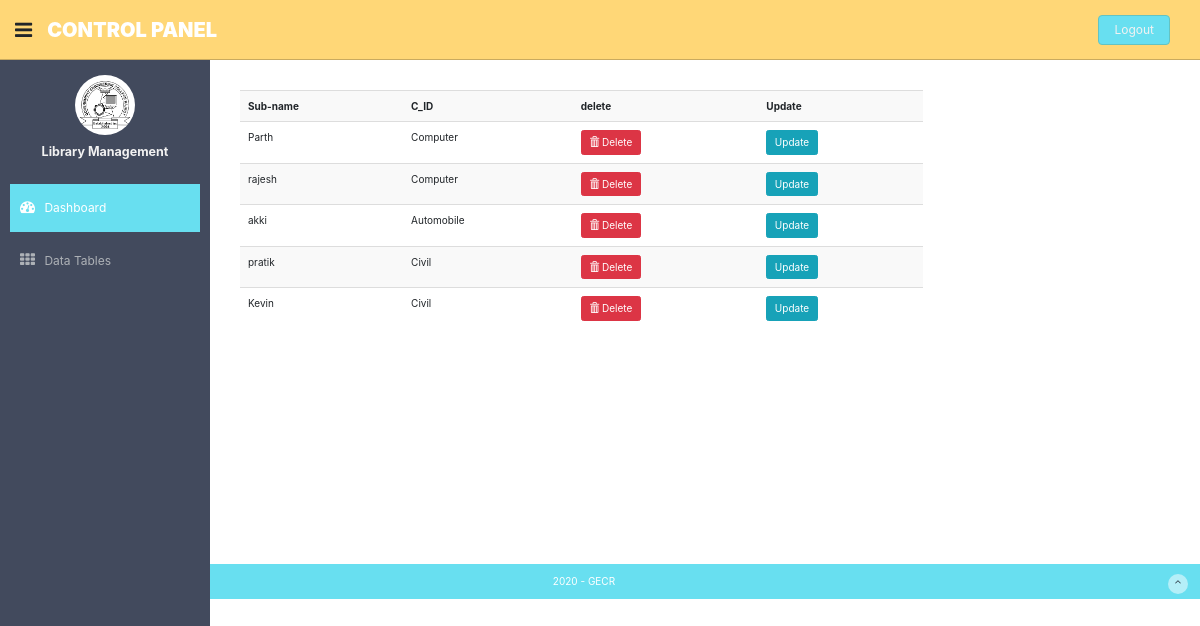
Screenshot of /admin/subcat_view.php (signed in) with the database file from the repository.
### tables this page shows
CREATE TABLE `subcategory` (
  `sc_id` int(5) NOT NULL,
  `sc_name` varchar(55) NOT NULL,
  `c_id` int(5) NOT NULL
);

CREATE TABLE `catagery` (
  `c_id` int(5) NOT NULL,
  `department` varchar(55) NOT NULL
);

### admin/subcat_view.php (the view, shortened to what this page needs)
<?php include "header.php" ?>
           <!DOCTYPE html>
<html lang="en">
<head>
  <link rel="stylesheet" href="../../maxcdn.bootstrapcdn.com/bootstrap/3.3.7/css/bootstrap.min.css">
</head>
<body>
     <?php include "navgation.php" ?>
    <?php
    include "config.php";
  $query=mysqli_query($con,"select subcategory.sc_name, subcategory.c_id, catagery.department, subcategory.sc_id  from subcategory JOIN catagery ON subcategory.c_id = catagery.c_id;");
    echo "<section id='main-content'><section class='wrapper'><div class='row'><div class='col-md-9'>";
    echo "<br>";
    echo "<br>";
        echo "<div class='container'>";
    echo "<table class='table table-striped'  cellpadding='5'>";
    echo "<tr><th>Sub-name</th><th>C_ID</th><th>delete</th><th>Update</th></tr>";
    while($rec=mysqli_fetch_array($query))
    {
      echo "<tr><td>".$rec['sc_name']."</td><td>".$rec['department']."</td>";
      echo "<td><a type='button' class='btn btn-danger' href='subcat_view.php?id=".$rec['sc_id']."' onClick=\"javascript:return confirm('do you want to delete');\"><span class='glyphicon glyphicon-trash'></span> Delete</a> </td>";
      echo "<td><a type='button' class='btn btn-info' href='subcat_insert.php?id=".$rec['sc_id']."'>Update</a></td></tr>";
    }
    echo "</table>";
    echo "</div></div></div></section></section>";
    echo "<br>";
    echo "<br>";echo "<br>";
    echo "<br>";echo "<br>";
    echo "<br>";echo "<br>";
    echo "<br>";echo "<br>";
    echo "<br>";
    echo "<br>";
    echo "<br>";echo "<br>";
    echo "<br>";
    ?>
         </body>
    </html>
     <?php include "footer.php" ?>

### admin/header.php (shortened to what this page needs)
<!DOCTYPE html>
<html lang="en">
  <head>
    <link href="assets/css/bootstrap.css" rel="stylesheet">
    <link href="assets/font-awesome/css/font-awesome.css" rel="stylesheet" />
    <link rel="stylesheet" type="text/css" href="assets/css/zabuto_calendar.css">
    <link rel="stylesheet" type="text/css" href="assets/js/gritter/css/jquery.gritter.css" />
    <link rel="stylesheet" type="text/css" href="assets/lineicons/style.css">
    <link href="assets/css/style.css" rel="stylesheet">
    <link href="assets/css/style-responsive.css" rel="stylesheet">
  </head>
  <body>
  <section id="container" >
      <header class="header black-bg">
              <div class="sidebar-toggle-box" >
                  <div class="fa fa-bars tooltips" data-placement="right" data-original-title="Toggle Navigation"></div>
              </div>
            <a href="index.html" class="logo"><b>CONTROL PANEL</b></a>
            <div class="top-menu">
            	<ul class="nav pull-right top-menu">
                    <li><a class="logout" href="logout.php">Logout</a></li>
            	</ul>
            </div>
        </header>

### admin/navgation.php (shortened to what this page needs)
<aside>
         <div id="sidebar"  class="nav-collapse ">
             <ul class="sidebar-menu" id="nav-accordion">
             	  <p class="centered"><img src="images/gecr.png" class="img-circle" width="60"></p>
             	  <h5 class="centered">Library Management</h5>
                 <li class="mt">
                     <a class="active" href="home.php">
                         <i class="fa fa-dashboard"></i>
                         <span>Dashboard</span>
                     </a>
                 </li>
                 <li class="sub-menu">
                     <a href="javascript:;" >
                         <i class="fa fa-th"></i>
                         <span>Data Tables</span>
                     </a>
                 </li>
             </ul>
         </div>
     </aside>

### admin/footer.php (shortened to what this page needs)
 <footer class="site-footer">
          <div class="text-center">
              2020 - GECR
              <a  class="go-top">
                  <i class="fa fa-angle-up"></i>
              </a>
          </div>
      </footer>
  </section>
  </body>
</html>

### admin/assets/css/style.css (style rules this page uses)
body { color: #797979; background: #f2f2f2; font-family: 'Ruda', sans-serif; padding: 0px !important; margin: 0px !important; font-size:13px; }
ul li { list-style: none; }
a, a:hover, a:focus { text-decoration: none; outline: none; }
#container { width: 100%; height: 100%; }
.centered { text-align: center; }
.mt { margin-top: 25px; }
ul.top-menu > li > .logout { color: #f2f2f2; font-size: 12px; border-radius: 4px; -webkit-border-radius: 4px; border: 1px solid #64c3c2 !important; padding: 5px 15px; margin-right: 15px; background: #68dff0; margin-top: 15px; }
#sidebar { width: 210px; height: 100%; position: fixed; background: #424a5d; }
#sidebar h5 { color: #f2f2f2; font-weight: 700; }
#sidebar ul li { position: relative; }
ul.sidebar-menu , ul.sidebar-menu li ul.sub { margin: -2px 0 0; padding: 0; }
ul.sidebar-menu { margin-top: 75px; }
ul.sidebar-menu li { margin-bottom: 5px; margin-left:10px; margin-right:10px; }
ul.sidebar-menu li.sub-menu { line-height: 15px; }
ul.sidebar-menu li a span { display: inline-block; }
ul.sidebar-menu li a { color: #aeb2b7; text-decoration: none; display: block; padding: 15px 0 15px 10px; font-size: 12px; outline: none; -webkit-transition: all 0.3s ease; -moz-transition: all 0.3s ease; -o-transition: all 0.3s ease; -ms-transition: all 0.3s ease; transition: all 0.3s ease; }
ul.sidebar-menu li a.active, ul.sidebar-menu li a:hover, ul.sidebar-menu li a:focus { background: #68dff0; color: #fff; display: block; -webkit-transition: all 0.3s ease; -moz-transition: all 0.3s ease; -o-transition: all 0.3s ease; -ms-transition: all 0.3s ease; transition: all 0.3s ease; }
ul.sidebar-menu li a i { font-size: 15px; padding-right: 6px; }
ul.sidebar-menu li a.active i { color: #fff; }
#main-content { margin-left: 210px; }
.header, .footer { min-height: 60px; padding: 0 15px; }
.header { position: fixed; left: 0; right: 0; z-index: 1002; }
.black-bg { background: #ffd777; border-bottom: 1px solid #c9aa5f; }
.wrapper { display: inline-block; margin-top: 60px; padding-left: 15px; padding-right: 15px; padding-bottom: 15px; padding-top: 0px; width: 100%; }
a.logo { font-size: 20px; color: #ffffff; float: left; margin-top: 15px; text-transform: uppercase; }
a.logo b { font-weight: 900; }
#top_menu .nav > li, ul.top-menu > li { float: left; }
ul.top-menu > li > a { color: #666666; font-size: 16px; border-radius: 4px; -webkit-border-radius: 4px; border:1px solid #666666 !important; padding: 2px 6px; margin-right: 15px; }
.sidebar-toggle-box { float: left; padding-right: 15px; margin-top: 20px; }
.sidebar-toggle-box .fa-bars { cursor: pointer; display: inline-block; font-size: 20px; }
.site-footer { background: #68dff0; color: #fff; padding: 10px 0; }
.go-top { margin-right: 1%; float: right; background: rgba(255,255,255,.5); width: 20px; height: 20px; border-radius: 50%; -webkit-border-radius: 50%; }
.go-top i { color: #2A3542; }

### rows the page displays
subcategory: sc_name "Parth", c.department "Computer"
subcategory: sc_name "rajesh", c.department "Computer"
subcategory: sc_name "akki", c.department "Automobile"
subcategory: sc_name "pratik", c.department "Civil"
subcategory: sc_name "Kevin", c.department "Civil"
